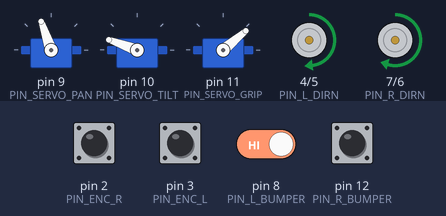
This sketch was run on a simulated Arduino Uno, built with avr-gcc and run on an emulated ATmega328P. Shown: 3 × servo, direction and speed pins drawn as motors (green arrow = direction pin HIGH = forward, orange = LOW = backward, longer = more drive). The inputs (shaded band) are chosen by the test bench; at power-on: pin 2 (PIN_ENC_R), pin 3 (PIN_ENC_L), pin 8 (PIN_L_BUMPER), pin 12 (PIN_R_BUMPER) HIGH.

Above: at 1.2 s.
1.3 s: pin 8 (PIN_L_BUMPER) driven LOW
At 1.6 s:
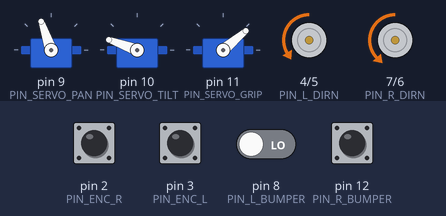
Timing chart, 0 to 4.3 s (numbered marks = the images above; inputs shaded):
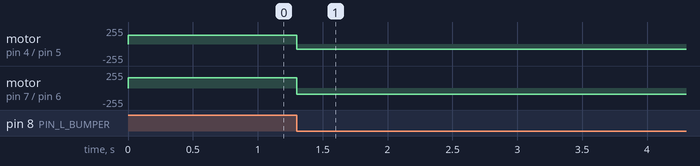

Measured:
- after the input at 1.3 s, motor on pin 4 (PIN_L_DIRN) / pin 5 (PIN_L_SPEED): forward 130/255 → backward 75/255 at once; motor on pin 7 (PIN_R_DIRN) / pin 6 (PIN_R_SPEED): forward 156/255 → backward 90/255 at once

The sketch:

module5.ino
```cpp
#include <Servo.h>

#define PIN_SERVO_PAN   (9)
#define PIN_SERVO_TILT (10)
#define PIN_SERVO_GRIP (11)

#define PIN_ENC_L (3)
#define PIN_ENC_R (2)

#define PIN_R_SPEED (6)
#define PIN_R_DIRN  (7)
#define PIN_L_SPEED (5)
#define PIN_L_DIRN  (4)

#define PIN_L_BUMPER ( 8)
#define PIN_R_BUMPER (12)

#define FAST_SPEED (130)
#define SLOW_SPEED (75)

#define BACK_DIST (6)

#define M_L_SPEED(x) (x)
#define M_R_SPEED(x) (x*12/10)


Servo sPan, sTilt, sGrip;

int l_count = 0;
int r_count = 0;
int l_stat;
int r_stat;

void countEncoder(void){
  int l_cur, r_cur;
  l_cur = digitalRead(PIN_ENC_L);
  r_cur = digitalRead(PIN_ENC_R);
  if(l_cur != l_stat) {
    l_count ++;
    l_stat = l_cur;
  }
  if(r_cur != r_stat) {
    r_count ++;
    r_stat = r_cur;
  }
}

void driveDist(int counts){
  int l_start_count = l_count;
  int r_start_count = r_count;
  for(;;){
    // detect encoder
    countEncoder();
    // adjust speed
    if((l_count - l_start_count) >= counts - 1)
      analogWrite(PIN_L_SPEED, SLOW_SPEED);
    if((r_count - r_start_count) >= counts - 1)
      analogWrite(PIN_R_SPEED, SLOW_SPEED);
    // stop
    if(((l_count - l_start_count) >= counts) &&
       ((r_count - r_start_count) >= counts))
    {
      break;
    }
  }
}

void setSpeeds(int l, int r){
  digitalWrite(PIN_L_DIRN,l>0);
  digitalWrite(PIN_R_DIRN,r>0);
  analogWrite(PIN_L_SPEED,M_L_SPEED(abs(l)));
  analogWrite(PIN_R_SPEED,M_R_SPEED(abs(r)));
}

void reactBumpers(){
  int lb, rb;
  lb = !digitalRead(PIN_L_BUMPER);
  rb = !digitalRead(PIN_R_BUMPER);

  if(lb && rb){
    setSpeeds(-SLOW_SPEED,-SLOW_SPEED);
    driveDist(BACK_DIST);
    setSpeeds(-SLOW_SPEED,SLOW_SPEED);
    driveDist(20); // determined through trial and error
  }
  else if(lb) {
    setSpeeds(-SLOW_SPEED,-SLOW_SPEED);
    driveDist(BACK_DIST);
    setSpeeds(SLOW_SPEED,-SLOW_SPEED);
    driveDist(10); // determined through trial and error
  }
  else if(rb) {
    setSpeeds(-SLOW_SPEED,-SLOW_SPEED);
    driveDist(BACK_DIST);
    setSpeeds(-SLOW_SPEED,SLOW_SPEED);
    driveDist(10); // determined through trial and error
  }
}

void setup() {
  // put your setup code here, to run once:
  // pin configs

  sPan.attach(PIN_SERVO_PAN);
  sTilt.attach(PIN_SERVO_TILT);
  sGrip.attach(PIN_SERVO_GRIP);

  sPan.write(109);
  sTilt.write(160);
  sGrip.write(40);

  pinMode(PIN_L_BUMPER,INPUT);
  pinMode(PIN_L_BUMPER,INPUT);
  pinMode(PIN_L_DIRN,OUTPUT);
  pinMode(PIN_R_DIRN,OUTPUT);
  pinMode(PIN_L_SPEED,OUTPUT);
  pinMode(PIN_R_SPEED,OUTPUT);
  pinMode(PIN_ENC_L,INPUT);
  pinMode(PIN_ENC_R,INPUT);

  l_stat = digitalRead(PIN_ENC_L);
  r_stat = digitalRead(PIN_ENC_R);
}

void loop() {
  // drive forward
  setSpeeds(FAST_SPEED,FAST_SPEED);
  // handle bumpers
  reactBumpers();

  // make it not react super instantly
  // if this is too low, it will never turn 180
  delay(50);
}
```
